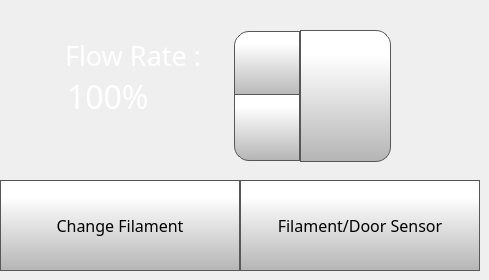
      <widget class="QWidget" name="filamentTab">
       <attribute name="icon">
        <iconset>
         <normaloff>templates/img/Spool.png</normaloff>
         <normalon>templates/img/Spool_Selected.png</normalon>
         <activeon>png/Spool_Selected.png</activeon>
         <selectedoff>png/Spool.png</selectedoff>
         <selectedon>png/Spool_Selected.png</selectedon>templates/img/Spool.png</iconset>
       </attribute>
       <attribute name="title">
        <string/>
       </attribute>
       <widget class="QToolButton" name="changeFilamentButton">
        <property name="geometry">
         <rect>
          <x>0</x>
          <y>180</y>
          <width>240</width>
          <height>91</height>
         </rect>
        </property>
        <property name="font">
         <font>
          <family>Gotham</family>
          <pointsize>12</pointsize>
         </font>
        </property>
        <property name="contextMenuPolicy">
         <enum>Qt::NoContextMenu</enum>
        </property>
        <property name="styleSheet">
         <string notr="true">QToolButton  {
     border: 1px solid rgb(87, 87, 87);
	background-color: qlineargradient(spread:pad, x1:0, y1:1, x2:0, y2:0.188, stop:0 rgba(180, 180, 180, 255), stop:1 rgba(255, 255, 255, 255));


}

QToolButton :pressed {
    background-color: qlineargradient(x1: 0, y1: 0, x2: 0, y2: 1,
                                      stop: 0 #dadbde, stop: 1 #f6f7fa);
}

QToolButton :flat {
    border: none; /* no border for a flat push button */
}

QToolButton :default {
    border-color: navy; /* make the default button prominent */
}

QToolButton :focus {
	outline: none;
}</string>
        </property>
        <property name="text">
         <string>Change Filament</string>
        </property>
        <property name="icon">
         <iconset>
          <normaloff>templates/img/changeFilament.png</normaloff>templates/img/changeFilament.png</iconset>
        </property>
        <property name="iconSize">
         <size>
          <width>60</width>
          <height>60</height>
         </size>
        </property>
        <property name="toolButtonStyle">
         <enum>Qt::ToolButtonTextUnderIcon</enum>
        </property>
       </widget>
       <widget class="QPushButton" name="setFlowRateButton">
        <property name="geometry">
         <rect>
          <x>300</x>
          <y>30</y>
          <width>91</width>
          <height>132</height>
         </rect>
        </property>
        <property name="font">
         <font>
          <family>Gotham</family>
          <pointsize>13</pointsize>
         </font>
        </property>
        <property name="contextMenuPolicy">
         <enum>Qt::NoContextMenu</enum>
        </property>
        <property name="styleSheet">
         <string notr="true">QPushButton {
     border: 1px solid rgb(87, 87, 87);
	background-color: qlineargradient(spread:pad, x1:0, y1:1, x2:0, y2:0.188, stop:0 rgba(180, 180, 180, 255), stop:1 rgba(255, 255, 255, 255));
border-top-right-radius: 15px;
border-bottom-right-radius: 15px;

}

QPushButton:pressed {
    background-color: qlineargradient(x1: 0, y1: 0, x2: 0, y2: 1,
                                      stop: 0 #dadbde, stop: 1 #f6f7fa);
}

QPushButton:flat {
    border: none; /* no border for a flat push button */
}

QPushButton:default {
    border-color: navy; /* make the default button prominent */
}

QPushButton:focus {
	outline: none;
}</string>
        </property>
        <property name="text">
         <string/>
        </property>
        <property name="icon">
         <iconset>
          <normaloff>templates/img/verification-mark.png</normaloff>templates/img/verification-mark.png</iconset>
        </property>
        <property name="iconSize">
         <size>
          <width>50</width>
          <height>50</height>
         </size>
        </property>
       </widget>
       <widget class="QSpinBox" name="flowRateSpinBox">
        <property name="geometry">
         <rect>
          <x>62</x>
          <y>28</y>
          <width>241</width>
          <height>136</height>
         </rect>
        </property>
        <property name="font">
         <font>
          <family>Gotham</family>
          <pointsize>24</pointsize>
         </font>
        </property>
        <property name="contextMenuPolicy">
         <enum>Qt::NoContextMenu</enum>
        </property>
        <property name="styleSheet">
         <string notr="true">QSpinBox {
    padding-right: 5px; /* make room for the arrows */
	color: rgb(255, 255, 255);
	background-color: rgba(255, 255, 255, 0);
   
}
QSpinBox ::text:selected {
	background-color: rgb(255, 146, 57);
   
}
QSpinBox::up-button {
     border: 1px solid rgb(87, 87, 87);

border-top-left-radius: 15px;
	background-color: qlineargradient(spread:pad, x1:0, y1:1, x2:0, y2:0.188, stop:0 rgba(180, 180, 180, 255), stop:1 rgba(255, 255, 255, 255));
    width: 60px;
     height: 61px;
    padding: 2px;
}

QSpinBox::up-arrow { image: url(./templates/img/arrows.png);
    width: 40px;
     height: 40px;
padding: 5px; }



QSpinBox::up-button:pressed {
    background-color: qlineargradient(x1: 0, y1: 0, x2: 0, y2: 1,
                                      stop: 0 #dadbde, stop: 1 #f6f7fa);
}


QSpinBox::down-button {
     border: 1px solid rgb(87, 87, 87);
border-bottom-left-radius: 15px;
	background-color: qlineargradient(spread:pad, x1:0, y1:1, x2:0, y2:0.188, stop:0 rgba(180, 180, 180, 255), stop:1 rgba(255, 255, 255, 255));
    width: 60px;
     height: 61px;
    padding: 2px;
}

QSpinBox::down-arrow {image: url(./templates/img/arrows-5.png);
    width: 40px;
     height: 40px;
padding: 5px;
}

QSpinBox::down-button:pressed {
    background-color: qlineargradient(x1: 0, y1: 0, x2: 0, y2: 1,
                                      stop: 0 #dadbde, stop: 1 #f6f7fa);

}

</string>
        </property>
        <property name="frame">
         <bool>false</bool>
        </property>
        <property name="readOnly">
         <bool>false</bool>
        </property>
        <property name="buttonSymbols">
         <enum>QAbstractSpinBox::UpDownArrows</enum>
        </property>
        <property name="accelerated">
         <bool>true</bool>
        </property>
        <property name="suffix">
         <string>%</string>
        </property>
        <property name="minimum">
         <number>75</number>
        </property>
        <property name="maximum">
         <number>125</number>
        </property>
        <property name="singleStep">
         <number>1</number>
        </property>
        <property name="value">
         <number>100</number>
        </property>
       </widget>
       <widget class="QLabel" name="flowRateLabelControlPage">
        <property name="geometry">
         <rect>
          <x>65</x>
          <y>40</y>
          <width>181</width>
          <height>31</height>
         </rect>
        </property>
        <property name="font">
         <font>
          <family>Gotham Light</family>
          <pointsize>20</pointsize>
          <weight>50</weight>
          <bold>false</bold>
         </font>
        </property>
        <property name="contextMenuPolicy">
         <enum>Qt::NoContextMenu</enum>
        </property>
        <property name="styleSheet">
         <string notr="true">color: rgb(255, 255, 255);
background-color: rgba(255, 255, 255, 0);</string>
        </property>
        <property name="text">
         <string>Flow Rate :</string>
        </property>
       </widget>
       <widget class="QToolButton" name="toggleFilamentSensorButton">
        <property name="enabled">
         <bool>true</bool>
        </property>
        <property name="geometry">
         <rect>
          <x>240</x>
          <y>180</y>
          <width>240</width>
          <height>91</height>
         </rect>
        </property>
        <property name="font">
         <font>
          <family>Gotham</family>
          <pointsize>12</pointsize>
         </font>
        </property>
        <property name="contextMenuPolicy">
         <enum>Qt::NoContextMenu</enum>
        </property>
        <property name="styleSheet">
         <string notr="true">QToolButton  {
     border: 1px solid rgb(87, 87, 87);
	background-color: qlineargradient(spread:pad, x1:0, y1:1, x2:0, y2:0.188, stop:0 rgba(180, 180, 180, 255), stop:1 rgba(255, 255, 255, 255));


}

QToolButton :pressed {
    background-color: qlineargradient(x1: 0, y1: 0, x2: 0, y2: 1,
                                      stop: 0 #dadbde, stop: 1 #f6f7fa);
	/* #dadbde #f6f7fa */
}


QToolButton :flat {
    border: none; /* no border for a flat push button */
}

QToolButton :default {
    border-color: navy; /* make the default button prominent */
}

QToolButton :focus {
	outline: none;
}</string>
        </property>
        <property name="text">
         <string>Filament/Door Sensor</string>
        </property>
        <property name="icon">
         <iconset>
          <normalon>templates/img/filamentSensorOn.png</normalon>
         </iconset>
        </property>
        <property name="iconSize">
         <size>
          <width>60</width>
          <height>60</height>
         </size>
        </property>
        <property name="checkable">
         <bool>false</bool>
        </property>
        <property name="checked">
         <bool>false</bool>
        </property>
        <property name="toolButtonStyle">
         <enum>Qt::ToolButtonTextUnderIcon</enum>
        </property>
       </widget>
       <zorder>flowRateSpinBox</zorder>
       <zorder>setFlowRateButton</zorder>
       <zorder>flowRateLabelControlPage</zorder>
       <zorder>changeFilamentButton</zorder>
       <zorder>toggleFilamentSensorButton</zorder>
      </widget>
